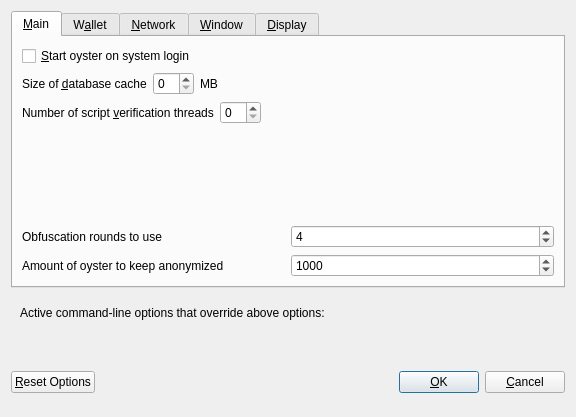
<?xml version="1.0" encoding="UTF-8"?>
<ui version="4.0">
 <class>OptionsDialog</class>
 <widget class="QDialog" name="OptionsDialog">
  <property name="geometry">
   <rect>
    <x>0</x>
    <y>0</y>
    <width>576</width>
    <height>417</height>
   </rect>
  </property>
  <property name="windowTitle">
   <string>Options</string>
  </property>
  <property name="modal">
   <bool>true</bool>
  </property>
  <layout class="QVBoxLayout" name="verticalLayout">
   <item>
    <widget class="QTabWidget" name="tabWidget">
     <property name="currentIndex">
      <number>0</number>
     </property>
     <widget class="QWidget" name="tabMain">
      <attribute name="title">
       <string>&amp;Main</string>
      </attribute>
      <layout class="QVBoxLayout" name="verticalLayout_Main">
       <item>
        <widget class="QCheckBox" name="bitcoinAtStartup">
         <property name="toolTip">
          <string>Automatically start oyster after logging in to the system.</string>
         </property>
         <property name="text">
          <string>&amp;Start oyster on system login</string>
         </property>
        </widget>
       </item>
       <item>
        <layout class="QHBoxLayout" name="horizontalLayout_2_Main">
         <item>
          <widget class="QLabel" name="databaseCacheLabel">
           <property name="text">
            <string>Size of &amp;database cache</string>
           </property>
           <property name="textFormat">
            <enum>Qt::PlainText</enum>
           </property>
           <property name="buddy">
            <cstring>databaseCache</cstring>
           </property>
          </widget>
         </item>
         <item>
          <widget class="QSpinBox" name="databaseCache"/>
         </item>
         <item>
          <widget class="QLabel" name="databaseCacheUnitLabel">
           <property name="text">
            <string>MB</string>
           </property>
           <property name="textFormat">
            <enum>Qt::PlainText</enum>
           </property>
          </widget>
         </item>
         <item>
          <spacer name="horizontalSpacer_2_Main">
           <property name="orientation">
            <enum>Qt::Horizontal</enum>
           </property>
           <property name="sizeHint" stdset="0">
            <size>
             <width>40</width>
             <height>20</height>
            </size>
           </property>
          </spacer>
         </item>
        </layout>
       </item>
       <item>
        <layout class="QHBoxLayout" name="horizontalLayout_3_Main">
         <item>
          <widget class="QLabel" name="threadsScriptVerifLabel">
           <property name="text">
            <string>Number of script &amp;verification threads</string>
           </property>
           <property name="textFormat">
            <enum>Qt::PlainText</enum>
           </property>
           <property name="buddy">
            <cstring>threadsScriptVerif</cstring>
           </property>
          </widget>
         </item>
         <item>
          <widget class="QSpinBox" name="threadsScriptVerif">
           <property name="toolTip">
            <string>(0 = auto, &lt;0 = leave that many cores free)</string>
           </property>
          </widget>
         </item>
         <item>
          <spacer name="horizontalSpacer_3_Main">
           <property name="orientation">
            <enum>Qt::Horizontal</enum>
           </property>
           <property name="sizeHint" stdset="0">
            <size>
             <width>40</width>
             <height>20</height>
            </size>
           </property>
          </spacer>
         </item>
        </layout>
       </item>
       <item>
        <spacer name="verticalSpacer_Main">
         <property name="orientation">
          <enum>Qt::Vertical</enum>
         </property>
         <property name="sizeHint" stdset="0">
          <size>
           <width>20</width>
           <height>40</height>
          </size>
         </property>
        </spacer>
       </item>
       <item>
        <layout class="QHBoxLayout" name="horizontalLayout_4_Main">
         <item>
          <widget class="QLabel" name="label">
           <property name="toolTip">
            <string>This setting determines the amount of individual masternodes that an input will be anonymized through.&lt;br/&gt;More rounds of anonymization gives a higher degree of privacy, but also costs more in fees.</string>
           </property>
           <property name="text">
            <string>Obfuscation rounds to use</string>
           </property>
          </widget>
         </item>
         <item>
          <widget class="QSpinBox" name="obfuscationRounds">
           <property name="minimum">
            <number>2</number>
           </property>
           <property name="maximum">
            <number>8</number>
           </property>
           <property name="value">
            <number>4</number>
           </property>
          </widget>
         </item>
        </layout>
       </item>
       <item>
        <layout class="QHBoxLayout" name="horizontalLayout">
         <item>
          <widget class="QLabel" name="label_2">
           <property name="toolTip">
            <string>This amount acts as a threshold to turn off Obfuscation once it's reached.</string>
           </property>
           <property name="statusTip">
            <string notr="true"/>
           </property>
           <property name="whatsThis">
            <string notr="true"/>
           </property>
           <property name="accessibleName">
            <string notr="true"/>
           </property>
           <property name="accessibleDescription">
            <string notr="true"/>
           </property>
           <property name="text">
            <string>Amount of oyster to keep anonymized</string>
           </property>
          </widget>
         </item>
         <item>
          <widget class="QSpinBox" name="anonymizeoyster">
           <property name="minimum">
            <number>100</number>
           </property>
           <property name="maximum">
            <number>100000</number>
           </property>
           <property name="singleStep">
            <number>100</number>
           </property>
           <property name="value">
            <number>1000</number>
           </property>
          </widget>
         </item>
        </layout>
       </item>
      </layout>
     </widget>
     <widget class="QWidget" name="tabWallet">
      <attribute name="title">
       <string>W&amp;allet</string>
      </attribute>
      <layout class="QVBoxLayout" name="verticalLayout_Wallet">
       <item>
        <widget class="QGroupBox" name="groupBox">
         <property name="title">
          <string>Expert</string>
         </property>
         <layout class="QVBoxLayout" name="verticalLayout_2">
          <item>
           <widget class="QCheckBox" name="coinControlFeatures">
            <property name="toolTip">
             <string>Whether to show coin control features or not.</string>
            </property>
            <property name="text">
             <string>Enable coin &amp;control features</string>
            </property>
           </widget>
          </item>
          <item>
           <widget class="QCheckBox" name="showMasternodesTab">
            <property name="toolTip">
             <string>Show additional tab listing all your masternodes in first sub-tab&lt;br/&gt;and all masternodes on the network in second sub-tab.</string>
            </property>
            <property name="text">
             <string>Show Masternodes Tab</string>
            </property>
           </widget>
          </item>
          <item>
           <widget class="QCheckBox" name="spendZeroConfChange">
            <property name="toolTip">
             <string>If you disable the spending of unconfirmed change, the change from a transaction&lt;br/&gt;cannot be used until that transaction has at least one confirmation.&lt;br/&gt;This also affects how your balance is computed.</string>
            </property>
            <property name="text">
             <string>&amp;Spend unconfirmed change</string>
            </property>
           </widget>
          </item>
         </layout>
        </widget>
       </item>
       <item>
        <spacer name="verticalSpacer_Wallet">
         <property name="orientation">
          <enum>Qt::Vertical</enum>
         </property>
         <property name="sizeHint" stdset="0">
          <size>
           <width>20</width>
           <height>40</height>
          </size>
         </property>
        </spacer>
       </item>
      </layout>
     </widget>
     <widget class="QWidget" name="tabNetwork">
      <attribute name="title">
       <string>&amp;Network</string>
      </attribute>
      <layout class="QVBoxLayout" name="verticalLayout_Network">
       <item>
        <widget class="QCheckBox" name="mapPortUpnp">
         <property name="toolTip">
          <string>Automatically open the oyster client port on the router. This only works when your router supports UPnP and it is enabled.</string>
         </property>
         <property name="text">
          <string>Map port using &amp;UPnP</string>
         </property>
        </widget>
       </item>
       <item>
        <widget class="QCheckBox" name="allowIncoming">
         <property name="toolTip">
          <string>Accept connections from outside</string>
         </property>
         <property name="text">
          <string>Allow incoming connections</string>
         </property>
        </widget>
       </item>
       <item>
        <widget class="QCheckBox" name="connectSocks">
         <property name="toolTip">
          <string>Connect to the oyster network through a SOCKS5 proxy.</string>
         </property>
         <property name="text">
          <string>&amp;Connect through SOCKS5 proxy (default proxy):</string>
         </property>
        </widget>
       </item>
       <item>
        <layout class="QHBoxLayout" name="horizontalLayout_1_Network">
         <item>
          <widget class="QLabel" name="proxyIpLabel">
           <property name="text">
            <string>Proxy &amp;IP:</string>
           </property>
           <property name="textFormat">
            <enum>Qt::PlainText</enum>
           </property>
           <property name="buddy">
            <cstring>proxyIp</cstring>
           </property>
          </widget>
         </item>
         <item>
          <widget class="QValidatedLineEdit" name="proxyIp">
           <property name="minimumSize">
            <size>
             <width>140</width>
             <height>0</height>
            </size>
           </property>
           <property name="maximumSize">
            <size>
             <width>140</width>
             <height>16777215</height>
            </size>
           </property>
           <property name="toolTip">
            <string>IP address of the proxy (e.g. IPv4: 127.0.0.1 / IPv6: ::1)</string>
           </property>
          </widget>
         </item>
         <item>
          <widget class="QLabel" name="proxyPortLabel">
           <property name="text">
            <string>&amp;Port:</string>
           </property>
           <property name="textFormat">
            <enum>Qt::PlainText</enum>
           </property>
           <property name="buddy">
            <cstring>proxyPort</cstring>
           </property>
          </widget>
         </item>
         <item>
          <widget class="QLineEdit" name="proxyPort">
           <property name="minimumSize">
            <size>
             <width>55</width>
             <height>0</height>
            </size>
           </property>
           <property name="maximumSize">
            <size>
             <width>55</width>
             <height>16777215</height>
            </size>
           </property>
           <property name="toolTip">
            <string>Port of the proxy (e.g. 9050)</string>
           </property>
          </widget>
         </item>
         <item>
          <spacer name="horizontalSpacer_1_Network">
           <property name="orientation">
            <enum>Qt::Horizontal</enum>
           </property>
           <property name="sizeHint" stdset="0">
            <size>
             <width>40</width>
             <height>20</height>
            </size>
           </property>
          </spacer>
         </item>
        </layout>
       </item>
       <item>
        <spacer name="verticalSpacer_Network">
         <property name="orientation">
          <enum>Qt::Vertical</enum>
         </property>
         <property name="sizeHint" stdset="0">
          <size>
           <width>20</width>
           <height>40</height>
          </size>
         </property>
        </spacer>
       </item>
      </layout>
     </widget>
     <widget class="QWidget" name="tabWindow">
      <attribute name="title">
       <string>&amp;Window</string>
      </attribute>
      <layout class="QVBoxLayout" name="verticalLayout_Window">
       <item>
        <widget class="QCheckBox" name="minimizeToTray">
         <property name="toolTip">
          <string>Show only a tray icon after minimizing the window.</string>
         </property>
         <property name="text">
          <string>&amp;Minimize to the tray instead of the taskbar</string>
         </property>
        </widget>
       </item>
       <item>
        <widget class="QCheckBox" name="minimizeOnClose">
         <property name="toolTip">
          <string>Minimize instead of exit the application when the window is closed. When this option is enabled, the application will be closed only after selecting Quit in the menu.</string>
         </property>
         <property name="text">
          <string>M&amp;inimize on close</string>
         </property>
        </widget>
       </item>
       <item>
        <spacer name="verticalSpacer_Window">
         <property name="orientation">
          <enum>Qt::Vertical</enum>
         </property>
         <property name="sizeHint" stdset="0">
          <size>
           <width>20</width>
           <height>40</height>
          </size>
         </property>
        </spacer>
       </item>
      </layout>
     </widget>
     <widget class="QWidget" name="tabDisplay">
      <attribute name="title">
       <string>&amp;Display</string>
      </attribute>
      <layout class="QVBoxLayout" name="verticalLayout_Display">
       <item>
        <layout class="QHBoxLayout" name="horizontalLayout_1_Display">
         <item>
          <widget class="QLabel" name="langLabel">
           <property name="text">
            <string>User Interface &amp;language:</string>
           </property>
           <property name="textFormat">
            <enum>Qt::PlainText</enum>
           </property>
           <property name="buddy">
            <cstring>lang</cstring>
           </property>
          </widget>
         </item>
         <item>
          <widget class="QValueComboBox" name="lang">
           <property name="toolTip">
            <string>The user interface language can be set here. This setting will take effect after restarting oyster.</string>
           </property>
          </widget>
         </item>
        </layout>
       </item>
       <item>
        <widget class="QLabel" name="label_3">
         <property name="toolTip">
          <string notr="true"/>
         </property>
         <property name="statusTip">
          <string notr="true"/>
         </property>
         <property name="whatsThis">
          <string notr="true"/>
         </property>
         <property name="accessibleName">
          <string notr="true"/>
         </property>
         <property name="text">
          <string>Language missing or translation incomplete? Help contributing translations here:
https://www.transifex.com/oyster-project/oyster-project-translations</string>
         </property>
         <property name="wordWrap">
          <bool>true</bool>
         </property>
         <property name="openExternalLinks">
          <bool>true</bool>
         </property>
         <property name="textInteractionFlags">
          <set>Qt::TextBrowserInteraction</set>
         </property>
        </widget>
       </item>
       <item>
        <layout class="QHBoxLayout" name="horizontalLayout_4_Display" stretch="0,0">
         <item>
          <widget class="QLabel" name="themeLabel">
           <property name="text">
            <string>User Interface Theme:</string>
           </property>
          </widget>
         </item>
         <item>
          <widget class="QValueComboBox" name="theme"/>
         </item>
        </layout>
       </item>
       <item>
        <widget class="Line" name="line">
         <property name="orientation">
          <enum>Qt::Horizontal</enum>
         </property>
        </widget>
       </item>
       <item>
        <layout class="QHBoxLayout" name="horizontalLayout_2_Display">
         <item>
          <widget class="QLabel" name="unitLabel">
           <property name="text">
            <string>&amp;Unit to show amounts in:</string>
           </property>
           <property name="textFormat">
            <enum>Qt::PlainText</enum>
           </property>
           <property name="buddy">
            <cstring>unit</cstring>
           </property>
          </widget>
         </item>
         <item>
          <widget class="QValueComboBox" name="unit">
           <property name="toolTip">
            <string>Choose the default subdivision unit to show in the interface and when sending coins.</string>
           </property>
          </widget>
         </item>
        </layout>
       </item>
       <item>
        <layout class="QHBoxLayout" name="horizontalLayout_5_Display">
         <item>
          <widget class="QLabel" name="digitsLabel">
           <property name="text">
            <string>Decimal digits</string>
           </property>
          </widget>
         </item>
         <item>
          <widget class="QValueComboBox" name="digits"/>
         </item>
        </layout>
       </item>
       <item>
        <layout class="QHBoxLayout" name="horizontalLayout_3_Display">
         <item>
          <widget class="QLabel" name="thirdPartyTxUrlsLabel">
           <property name="toolTip">
            <string>Third party URLs (e.g. a block explorer) that appear in the transactions tab as context menu items. %s in the URL is replaced by transaction hash. Multiple URLs are separated by vertical bar |.</string>
           </property>
           <property name="text">
            <string>Third party transaction URLs</string>
           </property>
           <property name="buddy">
            <cstring>thirdPartyTxUrls</cstring>
           </property>
          </widget>
         </item>
         <item>
          <widget class="QLineEdit" name="thirdPartyTxUrls">
           <property name="toolTip">
            <string>Third party URLs (e.g. a block explorer) that appear in the transactions tab as context menu items. %s in the URL is replaced by transaction hash. Multiple URLs are separated by vertical bar |.</string>
           </property>
          </widget>
         </item>
        </layout>
       </item>
       <item>
        <spacer name="verticalSpacer">
         <property name="orientation">
          <enum>Qt::Vertical</enum>
         </property>
         <property name="sizeHint" stdset="0">
          <size>
           <width>20</width>
           <height>40</height>
          </size>
         </property>
        </spacer>
       </item>
      </layout>
     </widget>
    </widget>
   </item>
   <item>
    <widget class="QFrame" name="frame">
     <layout class="QVBoxLayout" name="verticalLayout_Bottom">
      <item>
       <layout class="QHBoxLayout" name="horizontalLayout_Bottom">
        <item>
         <widget class="QLabel" name="overriddenByCommandLineInfoLabel">
          <property name="text">
           <string>Active command-line options that override above options:</string>
          </property>
          <property name="textFormat">
           <enum>Qt::PlainText</enum>
          </property>
         </widget>
        </item>
        <item>
         <spacer name="horizontalSpacer_Bottom">
          <property name="orientation">
           <enum>Qt::Horizontal</enum>
          </property>
          <property name="sizeHint" stdset="0">
           <size>
            <width>40</width>
            <height>20</height>
           </size>
          </property>
         </spacer>
        </item>
       </layout>
      </item>
      <item>
       <widget class="QLabel" name="overriddenByCommandLineLabel">
        <property name="text">
         <string/>
        </property>
        <property name="textFormat">
         <enum>Qt::PlainText</enum>
        </property>
        <property name="wordWrap">
         <bool>true</bool>
        </property>
       </widget>
      </item>
     </layout>
    </widget>
   </item>
   <item>
    <layout class="QHBoxLayout" name="horizontalLayout_Buttons">
     <item>
      <widget class="QPushButton" name="resetButton">
       <property name="toolTip">
        <string>Reset all client options to default.</string>
       </property>
       <property name="text">
        <string>&amp;Reset Options</string>
       </property>
       <property name="autoDefault">
        <bool>false</bool>
       </property>
      </widget>
     </item>
     <item>
      <spacer name="horizontalSpacer_1">
       <property name="orientation">
        <enum>Qt::Horizontal</enum>
       </property>
       <property name="sizeHint" stdset="0">
        <size>
         <width>40</width>
         <height>48</height>
        </size>
       </property>
      </spacer>
     </item>
     <item>
      <widget class="QLabel" name="statusLabel">
       <property name="minimumSize">
        <size>
         <width>200</width>
         <height>0</height>
        </size>
       </property>
       <property name="font">
        <font>
         <weight>75</weight>
         <bold>true</bold>
        </font>
       </property>
       <property name="text">
        <string/>
       </property>
       <property name="textFormat">
        <enum>Qt::PlainText</enum>
       </property>
       <property name="wordWrap">
        <bool>true</bool>
       </property>
      </widget>
     </item>
     <item>
      <spacer name="horizontalSpacer_2">
       <property name="orientation">
        <enum>Qt::Horizontal</enum>
       </property>
       <property name="sizeHint" stdset="0">
        <size>
         <width>40</width>
         <height>48</height>
        </size>
       </property>
      </spacer>
     </item>
     <item>
      <widget class="QPushButton" name="okButton">
       <property name="text">
        <string>&amp;OK</string>
       </property>
       <property name="autoDefault">
        <bool>false</bool>
       </property>
       <property name="default">
        <bool>true</bool>
       </property>
      </widget>
     </item>
     <item>
      <widget class="QPushButton" name="cancelButton">
       <property name="text">
        <string>&amp;Cancel</string>
       </property>
       <property name="autoDefault">
        <bool>false</bool>
       </property>
      </widget>
     </item>
    </layout>
   </item>
  </layout>
 </widget>
 <customwidgets>
  <customwidget>
   <class>QValidatedLineEdit</class>
   <extends>QLineEdit</extends>
   <header>qvalidatedlineedit.h</header>
  </customwidget>
  <customwidget>
   <class>QValueComboBox</class>
   <extends>QComboBox</extends>
   <header>qvaluecombobox.h</header>
  </customwidget>
 </customwidgets>
 <resources/>
 <connections/>
</ui>
